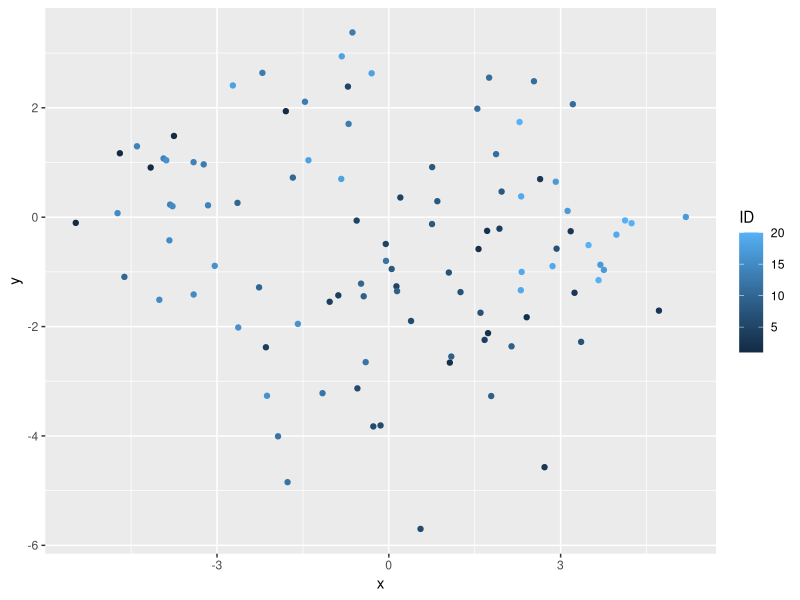

Recreate this plot in R.
################################################################################
# PRETTY COLORING BASED ON FURTHEST POINT SAMPLING
################################################################################

# SETUP ========================================================================

# load packages
library(colorspace)
library(data.table)
library(RANN)

# HELPERS ======================================================================

get_pal <- function(name = "rainbow") {
  # modified from coolors.co
  palettes <- list(
    "vibrant_summer" = c("#ff595e","#ff924c","#ffca3a","#c5ca30","#8ac926","#52a675","#1982c4","#4267ac","#6a4c93"),
    "sky" = c("#f2c13a","#ef7239","#f23184","#955ae8","#5c96f5"),
    "sea" = c("#d9ed92","#99d98c","#52b69a","#168aad","#1e6091","#154366","#0C304C"),
    "cozy" = c("#41764c","#a7c957","#eadbb3","#d68b8b","#bc4749"),
    "fairy" = c("#cd92ef","#ffadcb","#fed2e2","#b1e2fc","#9bc1ff"),
    "winter" = c("#007DA3","#00afb9","#fdfcdc","#fdca9b","#ee6258"),
    "rainbow" = c("#f52e2e","#f5982e","#f5d42e","#dcf636","#acf636","#36f6a6","#36e9f6","#3d90ee","#7336f6","#c236f6"),
    "pastel" = c("#fcf7b7","#fed9bb","#ffbfc3","#f7aae7","#c4a6f5","#90bbf8","#7cd9f8","#7beff9","#85f9e0","#a4fdac"),
    "candy" = c("#9137ff","#ff5ce4","#ff4545","#fee440","#00bbf9","#00f5bc"),
    "boring" = c("#DEE2E6", "#191C1F")
  )
  return(colorRampPalette(palettes[[name]]))
}

dummy_input <- function(n = 20) {
  out <- c()
  for (i in 1:n) {
    curr <- data.table::data.table(
      "ID" = i,
      "x" = runif(1, min=-5, max=+5) + rnorm(5),
      "y" = runif(1, min=-5, max=+5) + rnorm(5),
      "z" = rnorm(5))
    out <- rbind(out, curr)
  }
  return(out)
}

# FUNCTIONS ====================================================================

color_ids <- function(
    df = dummy_input(),
    col = "sky",
    ncol = 10,
    n_neighbors = 8) {

  # check inputs
  # TODO
  
  # assign color palette
  pal_fun <- ifelse(length(col) > 1, colorRampPalette(col), get_pal(col))
  pal <- pal_fun(ncol)
  
  # calculate ID centers
  centers <- df[, .(x = mean(x), y = mean(y), z = mean(z)), by = ID]
  
  # create color lookup
  color_RGB <- colorspace::hex2RGB(pal)
  color_LAB <- as(color_RGB, "LAB")
  color_lookup <- data.table::data.table(
    "color_ID" = 1:ncol,
    "color_HEX" = pal,
    "color_RGB" = split(color_RGB@coords, seq(nrow(color_RGB@coords))),
    "color_LAB" = split(color_LAB@coords, seq(nrow(color_LAB@coords)))
  )
  
  # calculate LAB color distances (matrix)
  lab_matrix <- do.call(rbind, color_lookup$color_LAB)
  color_distances <- as.matrix(dist(lab_matrix))
  
  # calculate spatial distances (graphs)
  kdtree <- RANN::nn2(centers[, .(x, y, z)], k = n_neighbors)
  
  # get mean distance of n nearest neighbours per instance
  mean_distances <- rowMeans(kdtree$nn.dists)
  
  # sort IDs depending on average distance to neighbours
  sorted_center_ids <- centers[order(-mean_distances), ID]
  
  # prepare output data
  out <- data.table::data.table(
    "ID" = centers$ID,
    "color_ID" = 0
  )
  
  # loop through all IDs
  for (curr_center_id in sorted_center_ids) {
    
    # extract nearest neighbours (or: within a certain distance?)
    curr_nn_ids <- kdtree$nn.idx[curr_center_id,][-1]
    curr_nn_cols <- out$color_ID[out$ID %in% curr_nn_ids]
    
    # check colors of nearest neighbours
    if (sum(curr_nn_cols) == 0) {
      
      # assign random color
      out[out$ID == curr_center_id,"color_ID"] <- sample(color_lookup[,color_ID], 1)
    } else {
      
      # get unused colors
      colors_unused <- setdiff(color_lookup$color_ID, unique(curr_nn_cols))
      colors_used <- setdiff(color_lookup$color_ID, colors_unused)
      
      # check if all colors have been used
      if (length(colors_unused) == 0) {
        
        # throw error
        stop("not enough colors or too many neighbours")
        
        # new, most different color from neighbours
        # TODO
        
      } else if (length(colors_unused) == 1) {
        
        # use left over color
        col_new <- colors_unused
        
      } else {
        
        # get total color distances of unused to used colors
        if (length(colors_used) == 1) {
          col_dist_unused <- color_distances[colors_unused,colors_used]
        } else {
          col_dist_unused <- rowSums(color_distances[colors_unused,colors_used])
        }
      
        # get most different color
        col_new <- as.numeric(names(col_dist_unused[which.max(col_dist_unused)]))
      }
      
      # assign new color
      out[out$ID == curr_center_id,"color_ID"] <- col_new
    }
  }
  
  # assign RGB color to points
  # TODO: join color id to points
  # TODO: join rgb & hex to points
  # do.call(rbind, color_lookup$color_RGB[out$color_ID])
  # color_lookup$color_HEX[out$color_ID]
  
  # return results
  return(out)
}

# EXECUTION ====================================================================

# create dummy data
df <- dummy_input()

# check data
ggplot2::ggplot(df) +
  ggplot2::geom_point(ggplot2::aes(x=x, y=y, col = ID))

# add color values
df <- color_ids(df)
  
# show results

# ==============================================================================
